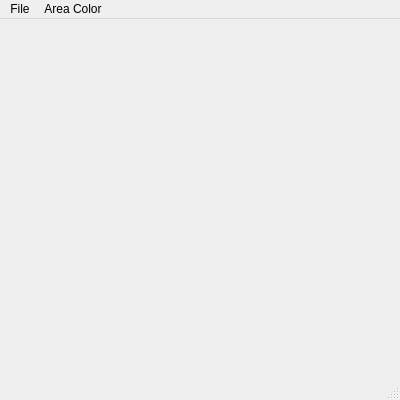
<?xml version="1.0" encoding="UTF-8"?>
<ui version="4.0">
 <class>MainWindow</class>
 <widget class="QMainWindow" name="MainWindow">
  <property name="geometry">
   <rect>
    <x>0</x>
    <y>0</y>
    <width>400</width>
    <height>400</height>
   </rect>
  </property>
  <property name="minimumSize">
   <size>
    <width>400</width>
    <height>400</height>
   </size>
  </property>
  <property name="windowTitle">
   <string>MainWindow</string>
  </property>
  <widget class="QWidget" name="centralwidget"/>
  <widget class="QMenuBar" name="menubar">
   <property name="geometry">
    <rect>
     <x>0</x>
     <y>0</y>
     <width>400</width>
     <height>36</height>
    </rect>
   </property>
   <widget class="QMenu" name="menuFile">
    <property name="title">
     <string>File</string>
    </property>
    <addaction name="actionClear"/>
   </widget>
   <widget class="QMenu" name="menuArea_Color">
    <property name="title">
     <string>Area Color</string>
    </property>
    <addaction name="action_color_red"/>
    <addaction name="separator"/>
    <addaction name="action_color_green"/>
    <addaction name="separator"/>
    <addaction name="action_color_yellow"/>
   </widget>
   <addaction name="menuFile"/>
   <addaction name="menuArea_Color"/>
  </widget>
  <widget class="QStatusBar" name="statusbar"/>
  <action name="actionSave">
   <property name="icon">
    <iconset>
     <normaloff>../../../../../.designer/backup/Resources/Icons/Save.png</normaloff>../../../../../.designer/backup/Resources/Icons/Save.png</iconset>
   </property>
   <property name="text">
    <string>Save</string>
   </property>
   <property name="shortcut">
    <string>Ctrl+S</string>
   </property>
  </action>
  <action name="actionClear">
   <property name="icon">
    <iconset>
     <normaloff>../../../../../.designer/backup/Resources/Icons/Refresh.png</normaloff>../../../../../.designer/backup/Resources/Icons/Refresh.png</iconset>
   </property>
   <property name="text">
    <string>Clear</string>
   </property>
   <property name="shortcut">
    <string>Ctrl+X</string>
   </property>
  </action>
  <action name="action3px">
   <property name="icon">
    <iconset>
     <normaloff>../../../../../.designer/backup/Resources/Icons/Three.png</normaloff>../../../../../.designer/backup/Resources/Icons/Three.png</iconset>
   </property>
   <property name="text">
    <string>3px</string>
   </property>
   <property name="shortcut">
    <string>Alt+3</string>
   </property>
  </action>
  <action name="action5px">
   <property name="icon">
    <iconset>
     <normaloff>../../../../../.designer/backup/Resources/Icons/Five.png</normaloff>../../../../../.designer/backup/Resources/Icons/Five.png</iconset>
   </property>
   <property name="text">
    <string>5px</string>
   </property>
   <property name="shortcut">
    <string>Alt+5</string>
   </property>
  </action>
  <action name="action7px">
   <property name="icon">
    <iconset>
     <normaloff>../../../../../.designer/backup/Resources/Icons/Seven.png</normaloff>../../../../../.designer/backup/Resources/Icons/Seven.png</iconset>
   </property>
   <property name="text">
    <string>7px</string>
   </property>
   <property name="shortcut">
    <string>Alt+7</string>
   </property>
  </action>
  <action name="action9px">
   <property name="icon">
    <iconset>
     <normaloff>../../../../../.designer/backup/Resources/Icons/Nine.png</normaloff>../../../../../.designer/backup/Resources/Icons/Nine.png</iconset>
   </property>
   <property name="text">
    <string>9px</string>
   </property>
   <property name="shortcut">
    <string>Alt+9</string>
   </property>
  </action>
  <action name="actionBlack">
   <property name="icon">
    <iconset>
     <normaloff>../../../../../.designer/backup/Resources/Icons/Solid_black.svg.png</normaloff>../../../../../.designer/backup/Resources/Icons/Solid_black.svg.png</iconset>
   </property>
   <property name="text">
    <string>Black</string>
   </property>
   <property name="shortcut">
    <string>Alt+B</string>
   </property>
  </action>
  <action name="actionRed">
   <property name="icon">
    <iconset>
     <normaloff>../../../../../.designer/backup/Resources/Icons/Solid_red.svg.png</normaloff>../../../../../.designer/backup/Resources/Icons/Solid_red.svg.png</iconset>
   </property>
   <property name="text">
    <string>Red</string>
   </property>
   <property name="shortcut">
    <string>Alt+R</string>
   </property>
  </action>
  <action name="actionGreen">
   <property name="icon">
    <iconset>
     <normaloff>../../../../../.designer/backup/Resources/Icons/Solid_green.svg.png</normaloff>../../../../../.designer/backup/Resources/Icons/Solid_green.svg.png</iconset>
   </property>
   <property name="text">
    <string>Green</string>
   </property>
   <property name="shortcut">
    <string>Alt+G</string>
   </property>
  </action>
  <action name="actionYellow">
   <property name="icon">
    <iconset>
     <normaloff>../../../../../.designer/backup/Resources/Icons/1024px-Solid_yellow.svg.png</normaloff>../../../../../.designer/backup/Resources/Icons/1024px-Solid_yellow.svg.png</iconset>
   </property>
   <property name="text">
    <string>Yellow</string>
   </property>
   <property name="shortcut">
    <string>Alt+Y</string>
   </property>
  </action>
  <action name="actionWhite">
   <property name="icon">
    <iconset>
     <normaloff>../../../../../.designer/backup/Resources/Icons/Solid_white.svg.png</normaloff>../../../../../.designer/backup/Resources/Icons/Solid_white.svg.png</iconset>
   </property>
   <property name="text">
    <string>White</string>
   </property>
   <property name="shortcut">
    <string>Alt+W</string>
   </property>
  </action>
  <action name="action_color_red">
   <property name="text">
    <string>Red</string>
   </property>
  </action>
  <action name="action_color_green">
   <property name="text">
    <string>Green</string>
   </property>
  </action>
  <action name="action_color_yellow">
   <property name="text">
    <string>Yellow</string>
   </property>
  </action>
 </widget>
 <resources/>
 <connections/>
</ui>
